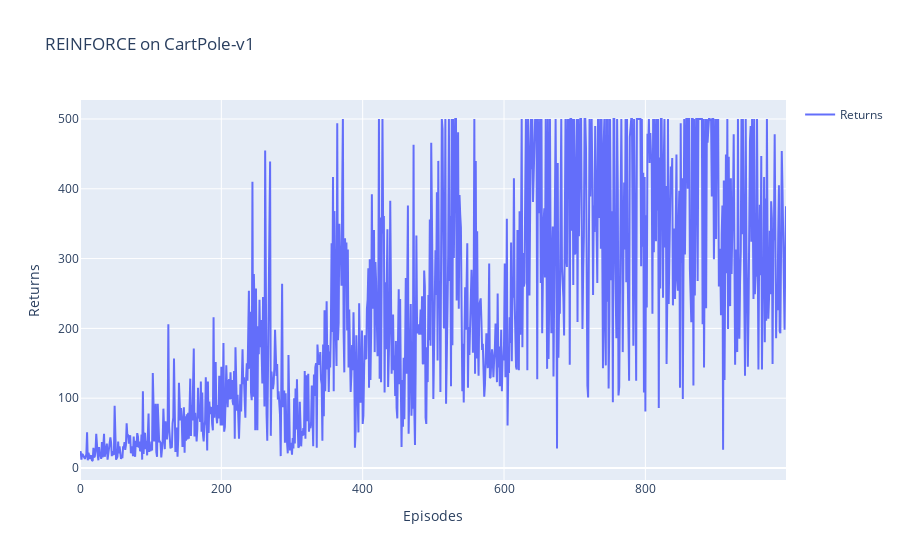

Notebook source saved alongside this figure:
### Code cell
import plotly.graph_objects as go
import pandas as pd
df = pd.read_csv('REINFORCE_returns_data.csv')  # 从 CSV 文件中读取数据
fig = go.Figure()
fig.add_trace(go.Scatter(x=df['Episodes'], y=df['Returns'], mode='lines', name='Returns'))
fig.update_layout(
    title='REINFORCE on CartPole-v1',
    xaxis_title='Episodes',
    yaxis_title='Returns',
    showlegend=True
)
fig.show()

### Figure 1 — Plotly figure (JSON) as saved in the notebook; plotly's stock layout.template omitted (floating-point values rounded to 4 significant figures; data arrays with more than 128 entries replaced by an {"elided": "..."} marker saying what was removed)
{"data": [{"mode": "lines", "name": "Returns", "type": "scatter", "x": {"elided": "1000 int values"}, "y": {"elided": "1000 float values"}}], "layout": {"showlegend": true, "title": {"text": "REINFORCE on CartPole-v1"}, "xaxis": {"title": {"text": "Episodes"}}, "yaxis": {"title": {"text": "Returns"}}}}
